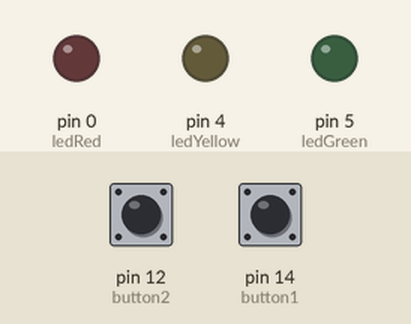
This sketch was run on a simulated Arduino Uno, built with avr-gcc and run on an emulated ATmega328P. Parts: output pins drawn as LEDs (lit = HIGH). The inputs (shaded band) are chosen by the test bench; at power-on: pin 12 (button2) HIGH, pin 14 (button1) LOW.

Above: at 1.2 s.
1.3 s: pin 12 (button2) pulled LOW for 0.15 s
At 1.37 s:
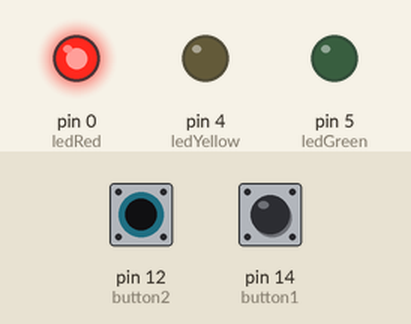
2.9 s: pin 14 (button1) pulled HIGH for 0.15 s
At 2.97 s:
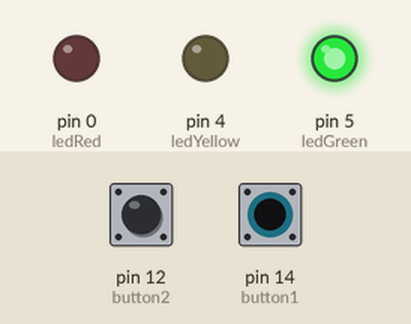
4.5 s: pin 14 (button1) pulled HIGH for 3.2 s
At 8.2 s:
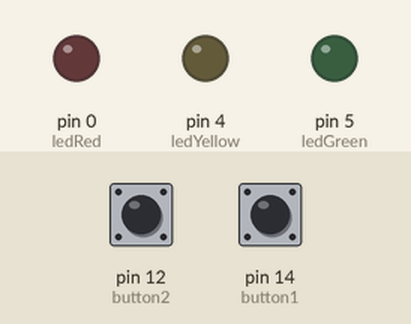
9.2 s: pin 12 (button2) pulled LOW for 3.2 s
At 10.6 s:
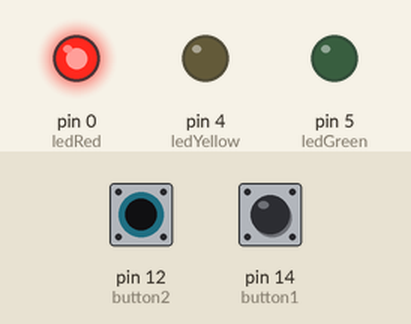
13.9 s: pin 12 (button2) driven LOW and pin 14 (button1) driven HIGH
At 14.2 s:
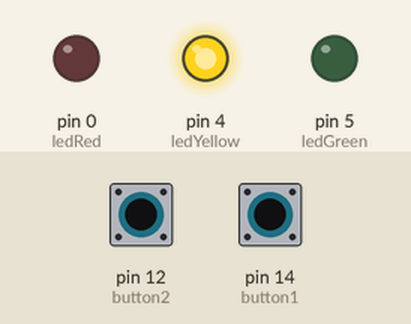
Timing chart, 0 to 16.4 s (numbered marks = the images above; inputs shaded):
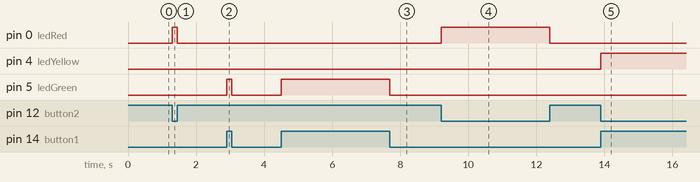

The sketch:

2_button_ampel.ino
```cpp
// constants won't change. They're used here to set pin numbers:
const int button1 = 14;     // the number of the pushbutton pin
const int button2 = 12;
const int ledGreen =  5;      // the number of the LED pin
const int ledYellow = 4;
const int ledRed = 0;

// variables will change:
int buttonState1 = 0;         // variable for reading the pushbutton status
int buttonState2 = 0;

void setup() {
  // initialize the LED pin as an output:
  pinMode(ledGreen, OUTPUT);
  pinMode(ledYellow, OUTPUT);
  pinMode(ledRed, OUTPUT);
  // initialize the pushbutton pin as an input:
  pinMode(button1, INPUT);
  pinMode(button2, INPUT_PULLUP);
}

void loop() {
  // read the state of the pushbutton value:
  buttonState1 = digitalRead(button1);
  buttonState2 = digitalRead(button2);

  // check if the pushbutton is pressed. If it is, the buttonState is HIGH:
  if (buttonState1 == HIGH and buttonState2 == LOW) {
    // turn LED on:
    digitalWrite(ledGreen, LOW);
    digitalWrite(ledYellow, HIGH);
    digitalWrite(ledRed, LOW);
  } else if (buttonState1 == HIGH and buttonState2 == HIGH){
    digitalWrite(ledGreen, HIGH);
    digitalWrite(ledYellow, LOW);
    digitalWrite(ledRed, LOW);
  } else if (buttonState1 == LOW and buttonState2 == LOW){
    digitalWrite(ledGreen, LOW);
    digitalWrite(ledYellow, LOW);
    digitalWrite(ledRed, HIGH);
    // turn LED off:
  } else {
    digitalWrite(ledGreen, LOW);
    digitalWrite(ledYellow, LOW);
    digitalWrite(ledRed, LOW);
  }
}
```

Measured:
- after the input at 1.3 s, pin 0 (ledRed): LOW → HIGH at once, → LOW 0.15 s later
- after the input at 2.9 s, pin 5 (ledGreen): LOW → HIGH at once, → LOW 0.15 s later
- after the input at 4.5 s, pin 5 (ledGreen): LOW → HIGH at once, → LOW 3.2 s later
- after the input at 9.2 s, pin 0 (ledRed): LOW → HIGH at once, → LOW 3.2 s later
- after the input at 13.9 s, pin 4 (ledYellow): LOW → HIGH at once
